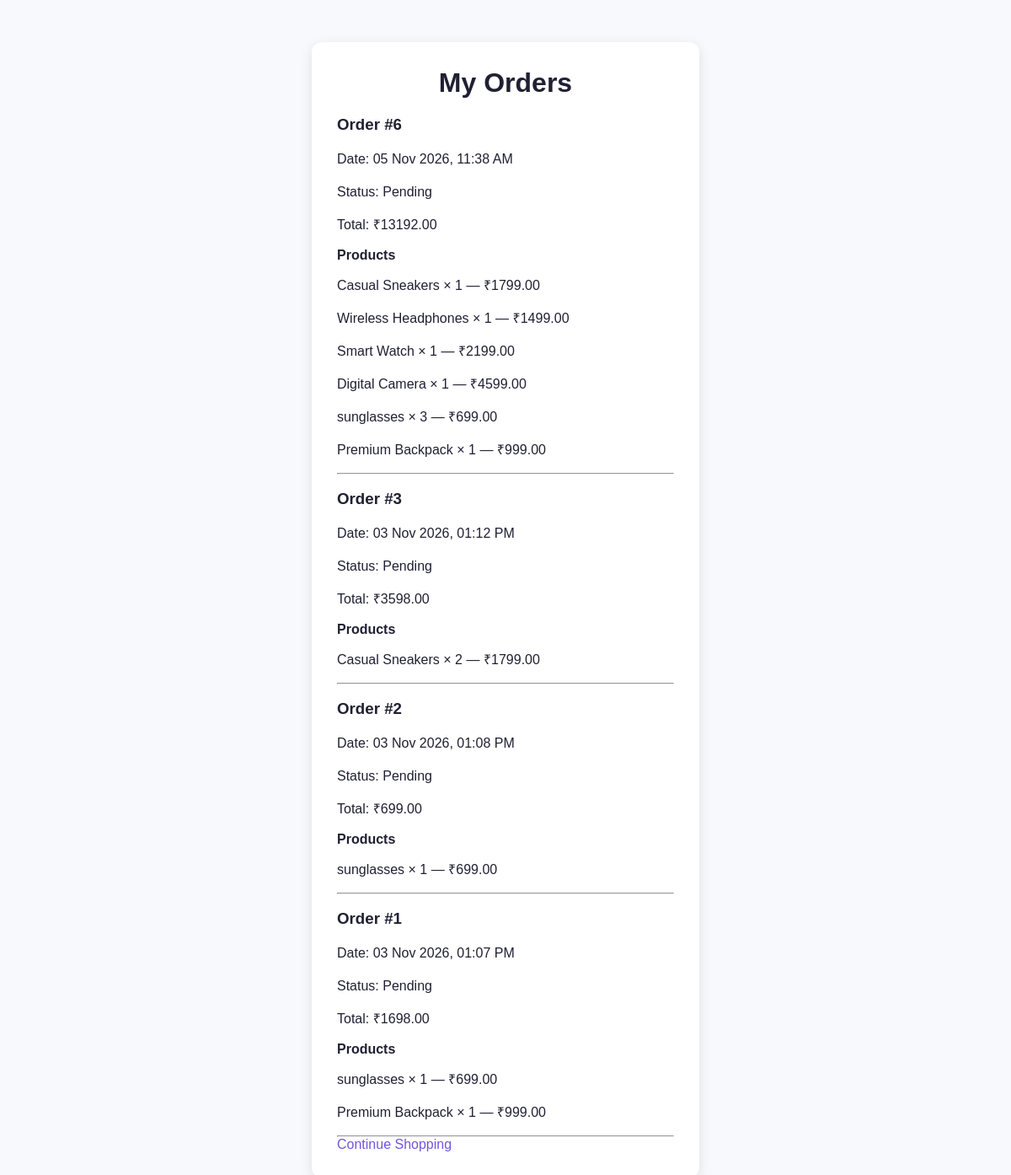
The app's page /my-orders/ (signed in) with its own data.
### store/models.py (models this page shows, shortened)
class Order(models.Model):
    user = models.ForeignKey(
        settings.AUTH_USER_MODEL,
        on_delete=models.CASCADE
    )
    full_name = models.CharField(max_length=150)
    email = models.EmailField()
    phone = models.CharField(max_length=15)
    address = models.TextField()
    city = models.CharField(max_length=100)
    postal_code = models.CharField(max_length=10)
    total_amount = models.DecimalField(
        max_digits=10,
        decimal_places=2
    )
    created_at = models.DateTimeField(auto_now_add=True)
    STATUS_CHOICES = [
        ('pending', 'Pending'),
        ('confirmed', 'Confirmed'),
        ('shipped', 'Shipped'),
        ('delivered', 'Delivered'),
        ('cancelled', 'Cancelled'),
    ]
    status = models.CharField(
        max_length=20,
        choices=STATUS_CHOICES,
        default='pending'
    )

class OrderItem(models.Model):
    order = models.ForeignKey(
        Order,
        on_delete=models.CASCADE,
        related_name='items'
    )
    product = models.ForeignKey(
        Product,
        on_delete=models.SET_NULL,
        null=True
    )
    product_name = models.CharField(max_length=200)
    price = models.DecimalField(
        max_digits=10,
        decimal_places=2
    )
    quantity = models.PositiveIntegerField()

### store/views.py (the view)
# urls.py: path('my-orders/', views.my_orders, name='my_orders'),
@login_required
def my_orders(request):
    orders = Order.objects.filter(
        user=request.user
    ).prefetch_related('items').order_by('-created_at')
    return render(request, 'store/my_orders.html', {
        'orders': orders
    })

### store/templates/store/my_orders.html (shortened to what this page needs)
{% load static %}
<!DOCTYPE html>
<html lang="en">
<head>
    <link rel="stylesheet" href="{% static 'store/css/style.css' %}">
</head>
<body>
    <div class="auth-container">
        <h1>My Orders</h1>
        {% for order in orders %}
            <div class="order-card">
                <h3>Order #{{ order.id }}</h3>
                <p>Date: {{ order.created_at|date:"d M Y, h:i A" }}</p>
                <p>Status: {{ order.get_status_display }}</p>
                <p>Total: ₹{{ order.total_amount }}</p>
                <h4>Products</h4>
                {% for item in order.items.all %}
                    <p>
                        {{ item.product_name }}
                        × {{ item.quantity }}
                        — ₹{{ item.price }}
                    </p>
                {% endfor %}
            </div>
            <hr>
        {% empty %}
            <p>You haven't placed any orders yet.</p>
        {% endfor %}
        <a href="{% url 'home' %}">Continue Shopping</a>
    </div>
</body>
</html>

### store/static/store/css/style.css (style rules this page uses)
* { margin: 0; padding: 0; box-sizing: border-box; }
html { scroll-behavior: smooth; }
body { font-family: Arial, sans-serif; background: #f8f9fc; color: #202033; overflow-x: hidden; }
.auth-container { width: 90%; max-width: 460px; margin: 50px auto; padding: 30px; background: white; border-radius: 12px; box-shadow: 0 4px 15px rgba(0,0,0,0.1); }
.auth-container h1 { text-align: center; margin-bottom: 20px; }
.auth-container h3 { margin: 18px 0; }
.auth-container p { margin: 15px 0; line-height: 1.5; }
.auth-container a { color: #7254df; text-decoration: none; }

### records on screen
Order: id "6", created_at "05 Nov 2026, 11:38 AM", status "Pending", total_amount "13192.00"
OrderItem: product_name "Casual Sneakers", quantity "1", price "1799.00"
OrderItem: product_name "Wireless Headphones", quantity "1", price "1499.00"
OrderItem: product_name "Smart Watch", quantity "1", price "2199.00"
OrderItem: product_name "Digital Camera", quantity "1", price "4599.00"
OrderItem: product_name "sunglasses", quantity "3", price "699.00"
OrderItem: product_name "Premium Backpack", quantity "1", price "999.00"
Order: id "3", created_at "03 Nov 2026, 01:12 PM", status "Pending", total_amount "3598.00"
OrderItem: product_name "Casual Sneakers", quantity "2", price "1799.00"
Order: id "2", created_at "03 Nov 2026, 01:08 PM", status "Pending", total_amount "699.00"
OrderItem: product_name "sunglasses", quantity "1", price "699.00"
Order: id "1", created_at "03 Nov 2026, 01:07 PM", status "Pending", total_amount "1698.00"
OrderItem: product_name "sunglasses", quantity "1", price "699.00"
OrderItem: product_name "Premium Backpack", quantity "1", price "999.00"
